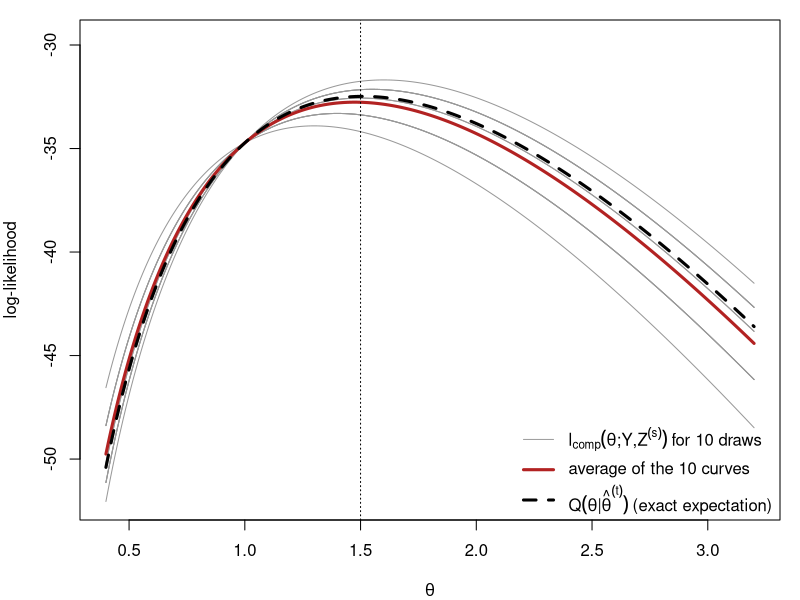
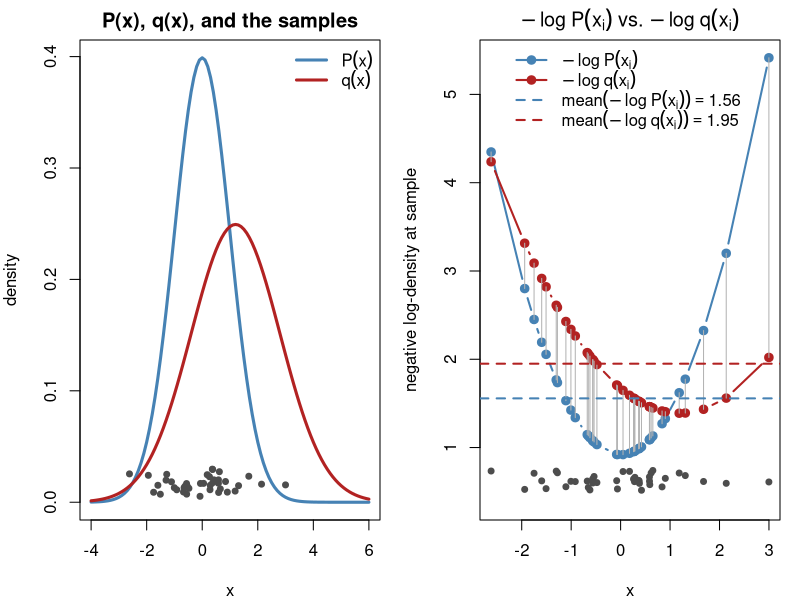
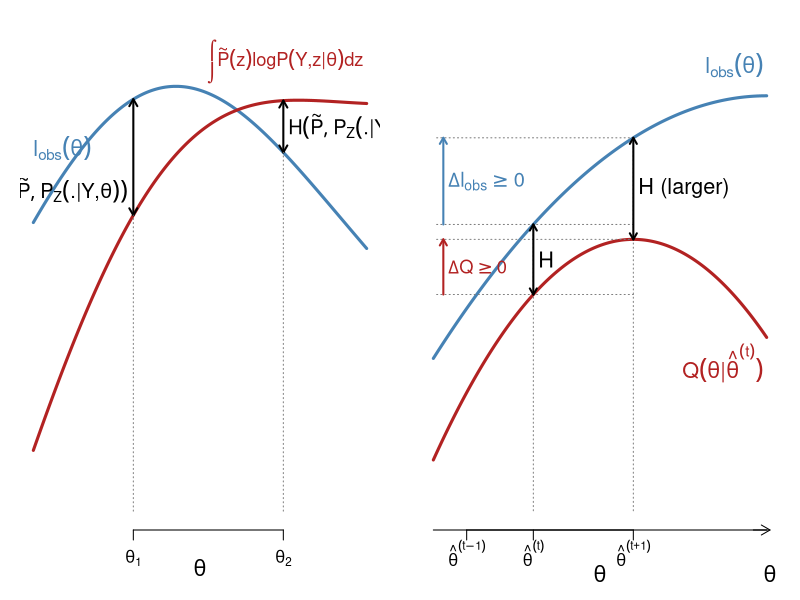
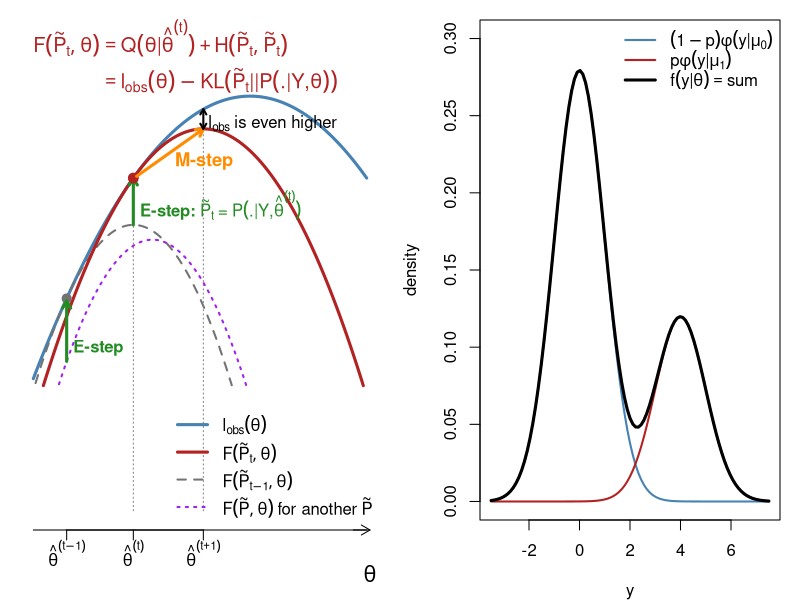
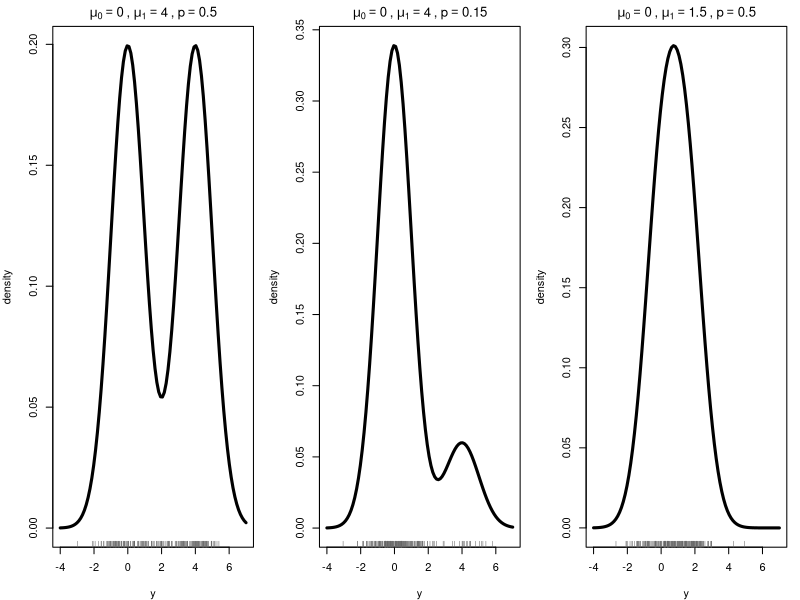
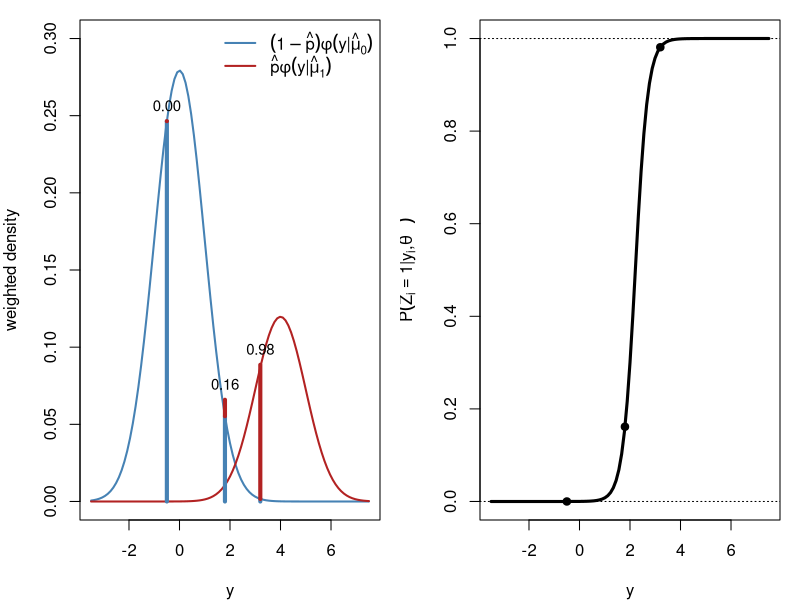
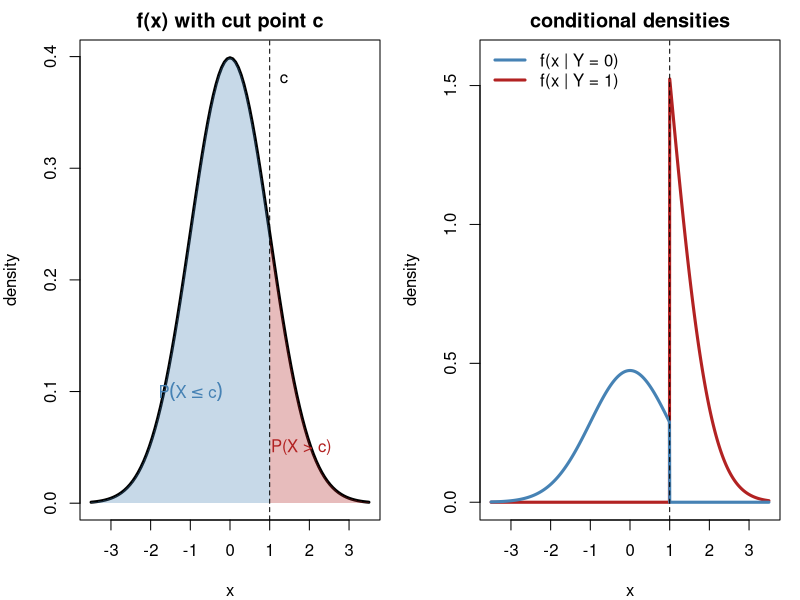
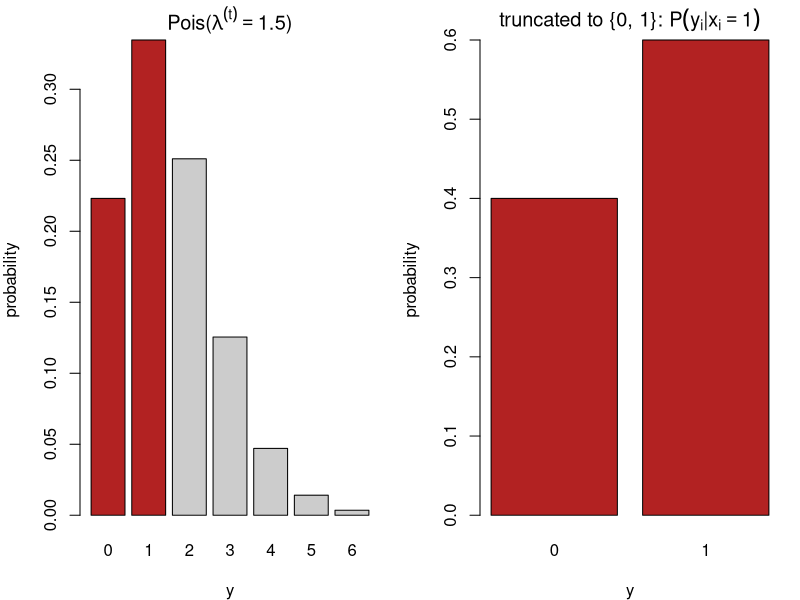

Reproduce these figures in R, in order.
## ---- chunk 1
#| include: false
set.seed(812)
knitr::opts_chunk$set(echo = FALSE, fig.align = "center")
# censored Poisson example used in several figures (Section 3):
# m exact observations, ncen observations known only to satisfy y < 2
yobs <- c(3, 2, 4, 1, 3, 2, 5, 3); m <- length(yobs); ncen <- 12; n <- m + ncen
lobs <- function(l) sum(dpois(yobs, l, log = TRUE)) + ncen * log(ppois(1, l))
lcomp <- function(l, z) -n * l + log(l) * (sum(yobs) + sum(z)) - sum(lfactorial(yobs))
Qfun  <- function(l, lt) lcomp(l, rep(lt / (1 + lt), ncen))
lam <- seq(0.4, 3.2, length.out = 300)
## ---- chunk 2
#| fig-width: 9
#| fig-height: 5
lt <- 1.5; S <- 10
Z <- replicate(S, rbinom(ncen, 1, lt / (1 + lt)))            # draws of the censored y_i
curves <- sapply(1:S, function(s) sapply(lam, lcomp, z = Z[, s]))
Qexact <- sapply(lam, Qfun, lt = lt)
par(mar = c(4, 4, 1, 1))
matplot(lam, curves, type = "l", lty = 1, lwd = 1, col = "gray60", xlab = expression(theta),
        ylab = "log-likelihood", ylim = range(curves) + c(0, 2))
lines(lam, rowMeans(curves), lwd = 3, col = "firebrick")
lines(lam, Qexact, lwd = 3, col = "black", lty = 2)
abline(v = lt, lty = 3)
legend("bottomright", bty = "n", lwd = c(1, 3, 3), lty = c(1, 1, 2), col = c("gray60", "firebrick", "black"),
       legend = c(expression(l[comp](theta*";"*Y*","*Z^(s)) ~ "for 10 draws"),
                  "average of the 10 curves",
                  expression(Q(theta*"|"*hat(theta)^(t)) ~ "(exact expectation)")))
## ---- chunk 3
#| fig-width: 10
#| fig-height: 4.6
par(mfrow = c(1, 2), mar = c(4, 4, 2, 1))
mu_p <- 0; sd_p <- 1; mu_q <- 1.2; sd_q <- 1.6; nsamp <- 40
x  <- rnorm(nsamp, mu_p, sd_p)                   # samples from P
nlp <- -dnorm(x, mu_p, sd_p, log = TRUE)         # -log P(x_i)
nlq <- -dnorm(x, mu_q, sd_q, log = TRUE)         # -log q(x_i)

curve(dnorm(x, mu_p, sd_p), -4, 6, lwd = 3, col = "steelblue", xlab = "x", ylab = "density",
      main = "P(x), q(x), and the samples")
curve(dnorm(x, mu_q, sd_q), add = TRUE, lwd = 3, col = "firebrick")
points(x, runif(nsamp, 0.005, 0.03), pch = 19, col = "gray30", cex = 0.8)   # jittered observations
legend("topright", bty = "n", lwd = 3, col = c("steelblue", "firebrick"),
       legend = c(expression(P(x)), expression(q(x))))

ord <- order(x)
yr  <- range(c(nlp, nlq)); gap <- diff(yr)
plot(x[ord], nlp[ord], type = "b", pch = 19, col = "steelblue", lwd = 2,
     xlab = "x", ylab = "negative log-density at sample",
     ylim = c(yr[1] - 0.12 * gap, yr[2]),
     main = expression(-log~P(x[i])~vs.~-log~q(x[i])))
lines(x[ord], nlq[ord], type = "b", pch = 19, col = "firebrick", lwd = 2)
segments(x[ord], nlp[ord], x[ord], nlq[ord], col = "gray70")
abline(h = mean(nlp), col = "steelblue", lty = 2, lwd = 2)
abline(h = mean(nlq), col = "firebrick", lty = 2, lwd = 2)
points(x, yr[1] - 0.09 * gap + runif(nsamp, 0, 0.05 * gap), pch = 19, col = "gray30", cex = 0.8)
legend("top", bty = "n", lwd = 2, lty = c(1, 1, 2, 2), pch = c(19, 19, NA, NA),
       col = c("steelblue", "firebrick", "steelblue", "firebrick"),
       legend = c(expression(-log~P(x[i])), expression(-log~q(x[i])),
                  bquote(mean(-log~P(x[i])) == .(round(mean(nlp), 2))),
                  bquote(mean(-log~q(x[i])) == .(round(mean(nlq), 2)))))
## ---- chunk 4
#| fig-width: 9
#| fig-height: 4.4
par(mar = c(3.5, 1, 1, 1))
th <- seq(0, 10, length.out = 300)
lo <- function(t) 3.2 - 0.045 * (t - 5.2)^2 + 0.5 * sin(t / 2.2)   # observed log-likelihood
av <- function(t) lo(t) - (1.4 - 0.45 * (t - 3))                    # an arbitrary average complete log-likelihood
plot(th, lo(th), type = "n", ylim = c(-1.5, 4.2), axes = FALSE, xlab = "", ylab = "")
mtext(expression(theta), side = 1, line = 1.5, cex = 1.3)
lines(th, lo(th), lwd = 3, col = "steelblue")
lines(th, av(th), lwd = 3, col = "firebrick")
text(0, lo(0) + 0.9, expression(l[obs](theta)), col = "steelblue", adj = 0, cex = 1.3)
text(9.9, av(9.9) + 0.5, expression(integral(tilde(P)(z)*log*P(Y*","*z*"|"*theta)*dz)),
     col = "firebrick", adj = 1, cex = 1.1)
for (t0 in c(3, 7.5)) {
    arrows(t0, av(t0), t0, lo(t0), code = 3, length = 0.08, lwd = 2)
    text(if (t0 == 3) t0 - 0.15 else t0 + 0.15, (av(t0) + lo(t0)) / 2 - if (t0 == 3) 0.4 else 0, expression(H(tilde(P), P[Z](.*"|"*Y*","*theta))), adj = if (t0 == 3) 1 else 0, cex = 1.2)
    segments(t0, -1.5, t0, min(av(t0), lo(t0)), lty = 3, col = "gray50")
}
axis(1, at = c(3, 7.5), labels = c(expression(theta[1]), expression(theta[2])), tick = TRUE)
## ---- chunk 5
#| fig-width: 9
#| fig-height: 3.9
par(mar = c(3.5, 1, 0.5, 1))
th <- seq(0, 10, length.out = 300)
t0 <- 3; t1 <- 6                                         # theta^(t), theta^(t+1)
Q  <- function(t) 2.6 - 0.07 * (t - t1)^2                # Q(theta | theta^(t)), maximised at theta^(t+1)
H  <- function(t) 0.8 + 0.04 * (t - t0)^2                # cross-entropy, smallest at theta^(t) (Gibbs)
lo <- function(t) Q(t) + H(t)                            # l_obs
plot(th, lo(th), type = "n", ylim = c(-0.5, 5), axes = FALSE, xlab = "", ylab = "")
mtext(expression(theta), side = 1, line = 1.8, cex = 1.3)
lines(th, lo(th), lwd = 3, col = "steelblue")
lines(th, Q(th),  lwd = 3, col = "firebrick")
text(9.9, lo(9.9) + 0.35, expression(l[obs](theta)), col = "steelblue", adj = 1, cex = 1.3)
text(9.9, Q(9.9) - 0.35, expression(Q(theta*"|"*hat(theta)^(t))), col = "firebrick", adj = 1, cex = 1.3)
segments(c(t0, t1), -0.5, c(t0, t1), c(lo(t0), lo(t1)), lty = 3, col = "gray50")
segments(0.1, c(Q(t0), lo(t0)), t1, c(Q(t0), lo(t0)), lty = 3, col = "gray50")
segments(0.1, c(Q(t1), lo(t1)), t1, c(Q(t1), lo(t1)), lty = 3, col = "gray50")
for (x in c(t0, t1)) arrows(x, Q(x), x, lo(x), code = 3, length = 0.07, lwd = 2)
text(t0 + 0.15, (Q(t0) + lo(t0)) / 2, "H", adj = 0, cex = 1.3)
text(t1 + 0.15, (Q(t1) + lo(t1)) / 2, "H (larger)", adj = 0, cex = 1.3)
arrows(0.3, Q(t0), 0.3, Q(t1), length = 0.07, lwd = 2, col = "firebrick")
text(0.45, (Q(t0) + Q(t1)) / 2, expression(Delta*Q >= 0), adj = 0, col = "firebrick", cex = 1.1)
arrows(0.3, lo(t0), 0.3, lo(t1), length = 0.07, lwd = 2, col = "steelblue")
text(0.45, (lo(t0) + lo(t1)) / 2, expression(Delta*l[obs] >= 0), adj = 0, col = "steelblue", cex = 1.2)
axis(1, at = c(0, 10), labels = FALSE, lwd.ticks = 0)                       # the theta axis
arrows(9.6, par("usr")[3], 10.1, par("usr")[3], length = 0.1, xpd = NA)
axis(1, at = c(1, t0, t1), labels = c(expression(hat(theta)^(t-1)), expression(hat(theta)^(t)), expression(hat(theta)^(t+1))), tick = TRUE)
mtext(expression(theta), side = 1, line = 1.8, at = 10.1, cex = 1.3)
## ---- chunk 6
#| fig-width: 9
#| fig-height: 4.6
par(mar = c(3.5, 1, 0.5, 1))
th <- seq(0, 10, length.out = 300); t0 <- 3
lo <- function(t) 3.5 - 0.15 * (t - 6.5)^2                      # l_obs
B0 <- function(t) lo(t) - 0.2625 * (t - 1)^2              # F(P~_{t-1}, theta): touches l_obs at theta^(t-1), maximised at theta^(t)
B2 <- function(t) lo(t) - 1.2 - 0.2625 * (t - 1.9)^2                       # F(P~, theta) for another P~ close to P~_{t-1}: below l_obs everywhere, below F(P~_{t-1}) at theta^(t-1)
B1 <- function(t) lo(t) - 0.1 * (t - t0)^2                     # F(P~_t, theta): touches l_obs at theta^(t)
t1 <- optimize(B1, c(0, 10), maximum = TRUE)$maximum             # M-step
plot(th, lo(th), type = "n", ylim = c(-5.8, 5.0), axes = FALSE, xlab = "", ylab = "")
lines(th, lo(th), lwd = 3, col = "steelblue")
lines(th, ifelse(B0(th) > -3.0, B0(th), NA), lwd = 2, lty = 2, col = "gray45")
lines(th, ifelse(B2(th) > -3.0, B2(th), NA), lwd = 2, lty = 3, col = "purple")
lines(th, ifelse(B1(th) > -3.0, B1(th), NA), lwd = 3, col = "firebrick")
points(1, lo(1), pch = 19, col = "gray45", cex = 1.2)
text(0, 4.8, expression(F(tilde(P)[t], theta) == Q(theta*"|"*hat(theta)^(t)) + H(tilde(P)[t], tilde(P)[t])), col = "firebrick", adj = 0, cex = 1.2)
text(0, 3.85, expression(phantom(F(tilde(P)[t], theta)) == l[obs](theta) - KL(tilde(P)[t]*"||"*P(.*"|"*Y*","*theta))), col = "firebrick", adj = 0, cex = 1.2)
segments(c(t0, t1), -5.8, c(t0, t1), c(B0(t0), lo(t1)), lty = 3, col = "gray50")
arrows(t0, B0(t0), t0, lo(t0), length = 0.08, lwd = 3, col = "forestgreen")
arrows(1, B2(1), 1, lo(1) - 0.06, length = 0.08, lwd = 3, col = "forestgreen")   # the E-step before: raises F to l_obs at theta^(t-1)
text(t0 + 0.2, 1.05, expression(bold("E-step:")~tilde(P)[t]~"="~P(.*"|"*Y*","*hat(theta)^(t))), adj = 0, col = "forestgreen", cex = 1.0)
text(1.2, B2(1) + 0.3, expression(bold("E-step")), adj = 0, col = "forestgreen", cex = 1.0)
points(t0, lo(t0), pch = 19, col = "firebrick", cex = 1.3)
arrows(t0 + 0.1, B1(t0) + 0.04, t1, B1(t1), length = 0.08, lwd = 3, col = "darkorange")
text((t0 + t1) / 2 + 0.2, B1((t0 + t1) / 2) - 0.45, expression(bold("M-step")), col = "darkorange", adj = 0, cex = 1.1)
arrows(t1, B1(t1), t1, lo(t1), length = 0.06, lwd = 2, code = 3)
text(t1 + 0.15, (B1(t1) + lo(t1)) / 2 - 0.1, expression(l[obs]~"is even higher"), adj = 0, cex = 1.0)
legend("bottomright", bty = "n", lwd = c(3, 3, 2, 2), lty = c(1, 1, 2, 3), cex = 1.0, y.intersp = 1.3,
       col = c("steelblue", "firebrick", "gray45", "purple"),
       legend = c(expression(l[obs](theta)),
                  expression(F(tilde(P)[t], theta)),
                  expression(F(tilde(P)[t-1], theta)),
                  expression(F(tilde(P), theta)~"for another"~tilde(P))))
axis(1, at = c(0, 10), labels = FALSE, lwd.ticks = 0)                       # the theta axis
arrows(9.6, par("usr")[3], 10.1, par("usr")[3], length = 0.1, xpd = NA)
axis(1, at = c(1, t0, t1), labels = c(expression(hat(theta)^(t-1)), expression(hat(theta)^(t)), expression(hat(theta)^(t+1))), tick = TRUE)
mtext(expression(theta), side = 1, line = 1.8, at = 10.1, cex = 1.3)
## ---- chunk 7
#| fig-width: 9
#| fig-height: 4.6
par(mar = c(4, 4, 1, 1)); mu0 <- 0; mu1 <- 4; p <- 0.3
curve((1 - p) * dnorm(x, mu0), -3.5, 7.5, lwd = 2, col = "steelblue", ylab = "density", xlab = "y",
      ylim = c(0, 0.3))
curve(p * dnorm(x, mu1), add = TRUE, lwd = 2, col = "firebrick")
curve((1 - p) * dnorm(x, mu0) + p * dnorm(x, mu1), add = TRUE, lwd = 3)
legend("topright", bty = "n", lwd = c(2, 2, 3), col = c("steelblue", "firebrick", "black"),
       legend = c(expression((1-p)*phi(y*"|"*mu[0])), expression(p*phi(y*"|"*mu[1])),
                  expression(f(y*"|"*theta) == "sum")))
## ---- chunk 8
#| fig-width: 10
#| fig-height: 4.4
par(mfrow = c(1, 3), mar = c(4, 4, 2, 1))
mix <- function(x, mu0, mu1, p) (1 - p) * dnorm(x, mu0) + p * dnorm(x, mu1)
for (s in list(c(0, 4, 0.5), c(0, 4, 0.15), c(0, 1.5, 0.5))) {
  curve(mix(x, s[1], s[2], s[3]), -4, 7, lwd = 3, xlab = "y", ylab = "density",
        main = bquote(mu[0] == .(s[1]) ~ "," ~ mu[1] == .(s[2]) ~ "," ~ p == .(s[3])))
  y <- ifelse(rbinom(200, 1, s[3]) == 1, rnorm(200, s[2]), rnorm(200, s[1]))
  rug(y, col = "gray40")
}
## ---- chunk 9
#| fig-width: 10
#| fig-height: 4.6
par(mfrow = c(1, 2), mar = c(4, 4, 1, 1)); mu0 <- 0; mu1 <- 4; p <- 0.3
f0 <- function(x) (1 - p) * dnorm(x, mu0); f1 <- function(x) p * dnorm(x, mu1)
curve(f0, -3.5, 7.5, lwd = 2, col = "steelblue", ylab = "weighted density", xlab = "y", ylim = c(0, 0.3))
curve(f1, add = TRUE, lwd = 2, col = "firebrick")
yi <- c(-0.5, 1.8, 3.2)
for (y in yi) { segments(y, 0, y, f0(y), col = "steelblue", lwd = 4)
  segments(y, f0(y), y, f0(y) + f1(y), col = "firebrick", lwd = 4)
  text(y, f0(y) + f1(y), sprintf("%.2f", f1(y) / (f0(y) + f1(y))), pos = 3, cex = 0.9) }
legend("topright", bty = "n", lwd = 2, col = c("steelblue", "firebrick"),
       legend = c(expression((1-hat(p))*phi(y*"|"*hat(mu)[0])), expression(hat(p)*phi(y*"|"*hat(mu)[1]))))
curve(f1(x) / (f0(x) + f1(x)), -3.5, 7.5, lwd = 3, xlab = "y",
      ylab = expression(P(Z[i] == 1*"|"*y[i]*","*hat(theta)^(t))))
abline(h = c(0, 1), lty = 3); points(yi, f1(yi) / (f0(yi) + f1(yi)), pch = 19)
## ---- chunk 10
#| fig-width: 10
#| fig-height: 4.8
par(mfrow = c(1, 2), mar = c(4, 4, 2, 1)); cc <- 1
curve(dnorm, -3.5, 3.5, lwd = 3, xlab = "x", ylab = "density", main = "f(x) with cut point c")
xs <- seq(cc, 3.5, length.out = 100)
polygon(c(xs, rev(xs)), c(dnorm(xs), rep(0, 100)), col = adjustcolor("firebrick", 0.3), border = NA)
xs <- seq(-3.5, cc, length.out = 100)
polygon(c(xs, rev(xs)), c(dnorm(xs), rep(0, 100)), col = adjustcolor("steelblue", 0.3), border = NA)
abline(v = cc, lty = 2); text(cc, 0.38, "c", pos = 4)
text(1.8, 0.05, "P(X > c)", col = "firebrick"); text(-1, 0.1, expression(P(X <= c)), col = "steelblue")
curve(dnorm(x) * (x > cc) / pnorm(cc, lower.tail = FALSE), -3.5, 3.5, lwd = 3, col = "firebrick",
      n = 1001, xlab = "x", ylab = "density", main = "conditional densities", ylim = c(0, 1.6))
curve(dnorm(x) * (x <= cc) / pnorm(cc), add = TRUE, lwd = 3, col = "steelblue", n = 1001)
abline(v = cc, lty = 2)
legend("topleft", bty = "n", lwd = 3, col = c("steelblue", "firebrick"),
       legend = c("f(x | Y = 0)", "f(x | Y = 1)"))
## ---- chunk 11
#| fig-width: 10
#| fig-height: 4.4
par(mfrow = c(1, 2), mar = c(4, 4, 2, 1)); lt <- 1.5; k <- 0:6
barplot(dpois(k, lt), names.arg = k, col = c("firebrick", "firebrick", rep("gray80", 5)),
        xlab = "y", ylab = "probability", main = bquote("Pois(" * lambda^(t) == .(lt) * ")"))
barplot(c(1, lt) / (1 + lt), names.arg = 0:1, col = "firebrick", xlab = "y", ylab = "probability",
        main = expression("truncated to {0, 1}: " * P(y[i]*"|"*x[i] == 1)))
## ---- chunk 12
#| fig-width: 6
#| fig-height: 4.6
par(mar = c(4, 4, 1, 1))
ctr <- rbind(c(0, 0), c(4, 3), c(1, 5))
Sig <- list(diag(2) * 0.8, matrix(c(1, 0.7, 0.7, 1), 2), diag(c(1.2, 0.4)))
cols <- c("steelblue", "firebrick", "forestgreen"); ang <- seq(0, 2 * pi, length.out = 100)
plot(NA, xlim = c(-3, 7), ylim = c(-3, 8), xlab = expression(y[1]), ylab = expression(y[2]))
for (k in 1:3) { R <- chol(Sig[[k]])
  pts <- matrix(rnorm(120), 60) %*% R + rep(ctr[k, ], each = 60)
  points(pts, col = adjustcolor(cols[k], 0.6), pch = 19, cex = 0.8)
  ell <- (cbind(cos(ang), sin(ang)) * 2.1) %*% R + rep(ctr[k, ], each = 100)
  lines(ell, col = cols[k], lwd = 2); points(ctr[k, 1], ctr[k, 2], pch = 4, lwd = 3, col = cols[k]) }
## ---- chunk 13
#| fig-width: 10
#| fig-height: 3.4
par(mar = c(4, 4, 1, 1)); N <- 120; P <- matrix(c(0.95, 0.05, 0.1, 0.9), 2, byrow = TRUE)
h <- integer(N); h[1] <- 1; for (i in 2:N) h[i] <- sample(1:2, 1, prob = P[h[i - 1], ])
y <- rnorm(N, mean = c(0, 3)[h])
plot(y, type = "n", xlab = "i", ylab = expression(y[i]))
r <- rle(h); e <- cumsum(r$lengths); s <- c(1, head(e, -1) + 1)
rect(s - 0.5, par("usr")[3], e + 0.5, par("usr")[4],
     col = adjustcolor(c("steelblue", "firebrick")[r$values], 0.15), border = NA)
lines(y, col = "gray30"); points(y, pch = 19, col = c("steelblue", "firebrick")[h], cex = 0.7)
legend("topright", bty = "n", pch = 19, col = c("steelblue", "firebrick"),
       legend = c(expression(h[i] == 1), expression(h[i] == 2)), horiz = TRUE)
